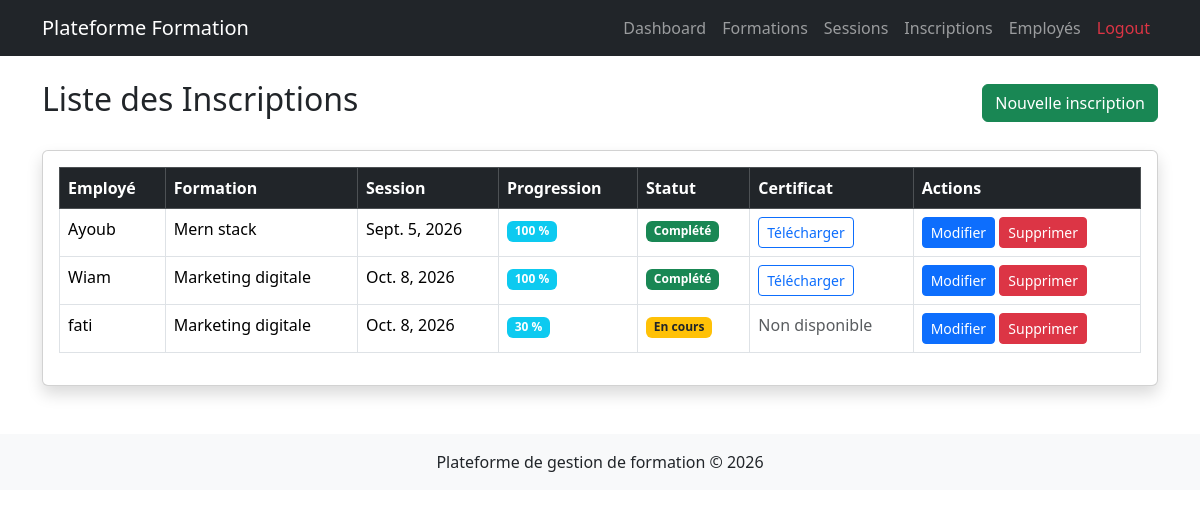
The page /inscriptions/ on the database its author committed.
### formations/models.py (models this page shows, shortened)
class Inscription(models.Model):
    STATUT_CHOICES = (
        ('en_cours', 'En cours'),
        ('complete', 'Complété'),
        ('abandon', 'Abandonné'),
    )
    employe = models.ForeignKey(
        settings.AUTH_USER_MODEL,
        on_delete=models.CASCADE,
        limit_choices_to={'role': 'employe'}
    )
    session = models.ForeignKey(
        Session,
        on_delete=models.CASCADE,
        related_name='inscriptions'
    )
    date_inscription = models.DateTimeField(auto_now_add=True)
    progression = models.PositiveIntegerField(default=0)
    statut = models.CharField(
        max_length=20,
        choices=STATUT_CHOICES,
        default='en_cours'
    )
    class Meta:
        unique_together = ('employe', 'session')

class Session(models.Model):
    formation = models.ForeignKey(
        Formation,
        on_delete=models.CASCADE,
        related_name='sessions'
    )
    date_debut = models.DateField()
    date_fin = models.DateField()
    capacite = models.PositiveIntegerField()
    salle = models.CharField(max_length=100, blank=True, null=True)

class Formation(models.Model):
    titre = models.CharField(max_length=200)
    description = models.TextField()
    duree = models.PositiveIntegerField(help_text="Durée en heures")
    date_creation = models.DateTimeField(auto_now_add=True)
    active = models.BooleanField(default=True)

### comptes/models.py (models this page shows, shortened)
class User(AbstractUser):
    ROLE_CHOICES = (
        ('RH', 'Responsable RH'),
        ('employe', 'Employé'),
    )
    role = models.CharField(max_length=10, choices=ROLE_CHOICES)

### formations/views.py (the view)
# urls.py: path('inscriptions/', InscriptionListView.as_view(), name='inscription_list'),
class InscriptionListView(ListView):
    model = Inscription
    template_name = "inscriptions/inscription_list.html"
    context_object_name = "inscriptions"

### templates/inscriptions/inscription_list.html
{% extends "base.html" %}
{% block content %}
<div class="d-flex justify-content-between align-items-center mb-4">
<h2>Liste des Inscriptions</h2>
<a href="{% url 'inscription_add' %}" class="btn btn-success">
Nouvelle inscription
</a>
</div>
<div class="card shadow">
<div class="card-body">
<table class="table table-bordered table-hover">
<thead class="table-dark">
<tr>
<th>Employé</th>
<th>Formation</th>
<th>Session</th>
<th>Progression</th>
<th>Statut</th>
<th>Certificat</th>
<th>Actions</th>
</tr>
</thead>
<tbody>
{% for inscription in inscriptions %}
<tr>
<td>{{ inscription.employe.username }}</td>
<td>{{ inscription.session.formation.titre }}</td>
<td>{{ inscription.session.date_debut }}</td>
<td>
<span class="badge bg-info">
{{ inscription.progression }} %
</span>
</td>
<td>
{% if inscription.statut == "complete" %}
<span class="badge bg-success">Complété</span>
{% else %}
<span class="badge bg-warning text-dark">En cours</span>
{% endif %}
</td>
<td>
{% if inscription.statut == "complete" %}
<a href="{% url 'generer_certificat' inscription.id %}" class="btn btn-outline-primary btn-sm">
Télécharger
</a>
{% else %}
<span class="text-muted">Non disponible</span>
{% endif %}
</td>
<td>
<a href="{% url 'inscription_edit' inscription.id %}" class="btn btn-primary btn-sm">
Modifier
</a>
<a href="{% url 'inscription_delete' inscription.id %}" class="btn btn-danger btn-sm">
Supprimer
</a>
</td>
</tr>
{% empty %}
<tr>
<td colspan="7" class="text-center">
Aucune inscription trouvée
</td>
</tr>
{% endfor %}
</tbody>
</table>
</div>
</div>
{% endblock %}

### templates/base.html (shortened to what this page needs)
<!DOCTYPE html>
<html lang="fr">
<head>
    <link href="https://cdn.jsdelivr.net/npm/bootstrap@5.3.2/dist/css/bootstrap.min.css" rel="stylesheet">
</head>
<body>
<nav class="navbar navbar-expand-lg navbar-dark bg-dark">
<div class="container">
<a class="navbar-brand" href="{% url 'dashboard_rh' %}">
Plateforme Formation
</a>
<div class="collapse navbar-collapse" id="navbarMenu">
<ul class="navbar-nav ms-auto">
<li class="nav-item">
<a class="nav-link" href="{% url 'dashboard_rh' %}">
Dashboard
</a>
</li>
<li class="nav-item">
<a class="nav-link" href="{% url 'formation_list' %}">
Formations
</a>
</li>
<li class="nav-item">
<a class="nav-link" href="{% url 'session_list' %}">
Sessions
</a>
</li>
<li class="nav-item">
<a class="nav-link" href="{% url 'inscription_list' %}">
Inscriptions
</a>
</li>
<li class="nav-item">
<a class="nav-link" href="{% url 'employe_list' %}">
Employés
</a>
</li>
<li class="nav-item">
<a class="nav-link text-danger" href="{% url 'logout' %}">
Logout
</a>
</li>
</ul>
</div>
</div>
</nav>
<div class="container mt-4">
{% block content %}
{% endblock %}
</div>
<footer class="bg-light text-center mt-5 p-3">
<p class="mb-0">
Plateforme de gestion de formation © 2026
</p>
</footer>
</body>
</html>

### rows shown on the page
Inscription: employe.username "Ayoub", session.formation.titre "Mern stack", session.date_debut "Sept. 5, 2026", progression "100", statut "Complété"
Inscription: employe.username "Wiam", session.formation.titre "Marketing digitale", session.date_debut "Oct. 8, 2026", progression "100", statut "Complété"
Inscription: employe.username "fati", session.formation.titre "Marketing digitale", session.date_debut "Oct. 8, 2026", progression "30", statut "En cours"
